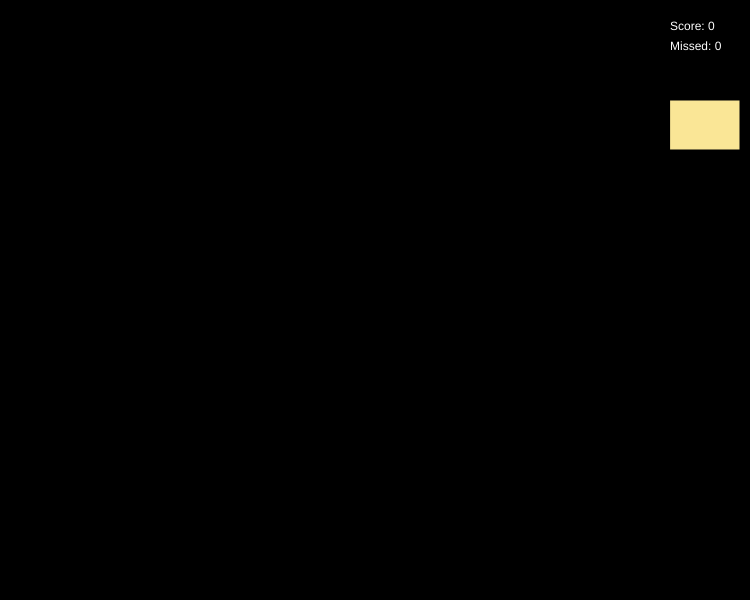
Frame 1 (no input)
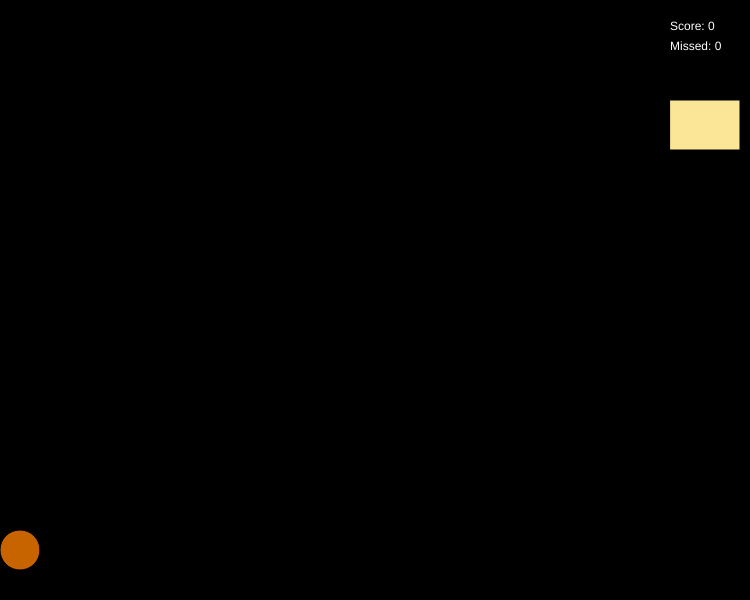
Frame 60 (no input)
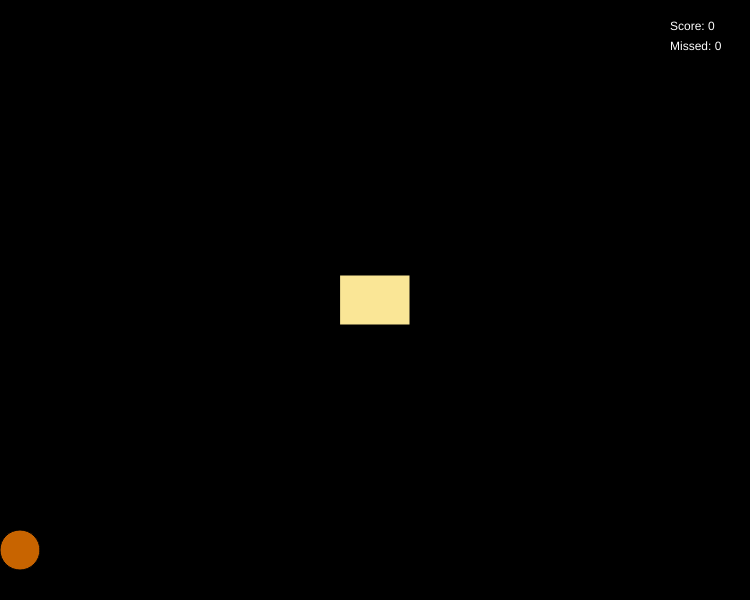
Frame 120 (the mouse pressed at the canvas centre since frame 60)

The p5.js sketch that drew these frames (run headless with seeded random() and noise() and a simulated clock; from frame 60 on, the mouse is pressed at the canvas centre):

// p5.js sketch
// ── sketch.js
/*
Først laver vi et nogle variable til at lave en appelsin
 - en kugle som vi vil skyde afsted og fange i en turban
*/

// Appelsinen
var x = 0; 
var y = 550;
var rad = 20;
var xspeed = 4;
var yspeed = -10; 
var newspeed;
var grav = 0.1;
var col = [200,100,0];

// Turbanen
var turban;

// Øvrige
var tid = 150;
var score = 0;
var missed = 0;

/* 
 * 
 */
function setup() {
    createCanvas(750, 600);
    newspeed = yspeed;
    x = rad;
    turban = new Kurv(670, 100, 70, 50, 25);
}

function draw() {
    background(0);
    move();
    checkScore();
    display();
}

function display() {
    fill(255);
    text("Score: "+score, width-80, 30);
    text("Missed: "+missed, width-80, 50);
    
    //Her skal vi sørge for at appelsinen bliver vist, hvis den skal vises
    if(tid > 0) {
        tid -= 1;
    }
    if (tid < 100) {
        fill(col);
        ellipse(x, y, rad*2, rad*2);
    }

    // Her vises turbanen - foreløbig blot en firkant
    turban.tegn();
}
    
function move() {
    //Her skal vi sørge for at appelsinen bevæger sig, hvis den er startet
    if (tid <= 0) {
        x += xspeed;
        y += yspeed;
        yspeed += grav;
    }
    if (x > width || y > height) {
        missed += 1;
        shootNew();
    }
    if (y < 20){
        yspeed *= -1;
    }
}

function checkScore() {
    // Her tjekkes om turbanen har fanget appelsinen. Hvis ja, skydes en ny appelsin afsted
    if (yspeed > 0) {
        if (turban.grebet(x, y, rad)) {
            score += 1;
            shootNew();
        }
        
    
    }
}
    
function shootNew() {
    //Her skal vi sørge for at en ny appelsin skydes afsted 
    x = rad;
    y = 400;
    yspeed = newspeed;
    xspeed = 6*Math.random();
    tid = (int) (Math.random() * 400);
}

function keyPressed() {
    turban.move(key);
}

function mousePressed(){
    turban.follow();
}

/*
OPGAVER
 Opgave 1 - undersøg hvad variablerne  grav  og  tid  bruges til.
            Skriv det i kommentarer, prøv at se hvad der sker, når
            I laver dem om. 

            //Grav fungere som tyngdekræft. Den får appelsinen til at gå ned til sidst
            //Tid 
            

 Opgave 2 - lav programmet om så det er tilfældigt hvor højt oppe 
            på venstre kant appelsinerne starter. Overvej om man kan 
            sikre, at appelsinen ikke ryger ud af skærmens top men 
            stadig har en "pæn" bane

 Opgave 3 - lav programmet om så man også kan bevæge turbanen mod
            højre og venstre med A- og D-tasterne. Prøv jer frem med
            forskellige løsninger for hvor hurtigt turbanen skal rykke

 Opgave 4 - ret programmet til, så det også angives hvor mange 
            appelsiner man IKKE greb med turbanen

 Opgave 5 - Undersøg hvad scriptet  kurv.js  er og gør, samt hvad de 
            funktioner, scriptet indeholder, skal bruges til. Skriv 
            det som kommentarer oven over hver funktion. Forklar tillige,
            hvad sammenhængen mellem dette script og turbanen i hoved-
            programmet er, og forklar det med kommentarer i toppen af 
            kurv.js

 Opgave 6 - find et billede af en turban og sæt det ind i stedet 
            for firkanten. Find eventuelt også en lyd, der kan afspilles, 
            når appelsinen gribes. Se gerne i "p5 Reference" hvordan, 
            hvis ikke I kan huske det:   https://p5js.org/reference/
            Lav programmet om, så man kan flytte turbanen med musen

 Opgave 7 - lav en Appelsin-klasse, lige som der er en Kurv-klasse. 
            Flyt koden til appelsinen ud i et selvstændigt script.
            Overvej hvad det skal hedde, oghvilke variabler og funktioner, 
            der skal lægges over i det nye script, herunder hvordan det 
            kommer til at berøre turbanen. Skriv jeres overvejelser i 
            kommentarerne

 Opgave 8 - ret programmet til, så der kan være flere appelsiner i 
            luften på en gang, dvs. at der kan skydes en ny appelsin
            afsted før den foregående er forsvundet. Overvej hvordan 
            og hvor hurtigt de skal skydes af, og forklar jeres tanker
            i kommentarerne

 Opgave 9 - ret programmet til, så det kan vindes og/eller tabes ved
            at man griber eller misser et antal appelsiner. Sørg for 
            at der vises en "Game Over"-skærm, som fortæller om man 
            vandt eller tabte, og som giver mulighed for at starte et
            nyt spil.

*/
// ── kurv.js
/*
 * Dette script definerer klassen Kurv
*/

function Kurv(x, y, bredde, dybde, speed) {
    /* Den første del af funktionen er en "konstruktør".
     * Den tager parametrene og konstruerer et nyt objekt 
     * ud fra dem. Værdierne huskes som hørende til netop 
     * dette objekt ved hjælp af nøgleordet this
     */
    
    this.x = x;
    this.y = y;
    this.bred = bredde;
    this.dyb = dybde;
    this.speed = speed;
    this.col = [250,230,150];

    this.tegn = function() {
        fill(this.col);
        rect(this.x, this.y, this.bred, this.dyb);
    }
    //Gør det muligt at bevæge kurven med tasterne w, s, a & d både med caps lock aktiveret og uden.
    this.move = function(tast) {
        if (tast == 'w' || tast== 'W') {
            this.y -= this.speed;
            if (this.y < 0) {this.y = 0};
        }
        if (tast == 's' || tast == 'S') {
            this.y += this.speed;
            if (this.y > height-this.dyb) {this.y = height - this.dyb};
        }
        if (tast == 'a' || tast == 'A') {
            this.x -= this.speed;
            if (this.x < 0) {this.x = 0};
        }
        if (tast == 'd' || tast == 'D') {
            this.x += this.speed;
            if (this.x > width-this.bred) {this.x = width - this.bred};
        }
    }

    this.grebet = function(xa, ya, ra) {
        if ((ya < this.y+3 && ya > this.y-3) && xa > this.x+ra && xa < this.x+this.bred-ra) {
            return true;
        }
        else {
            return false;
        }
    }
    this.follow = function(){
        if (mousePressed){
            this.x = mouseX - 35; this.y = mouseY - 25;
        }
    }

} 
